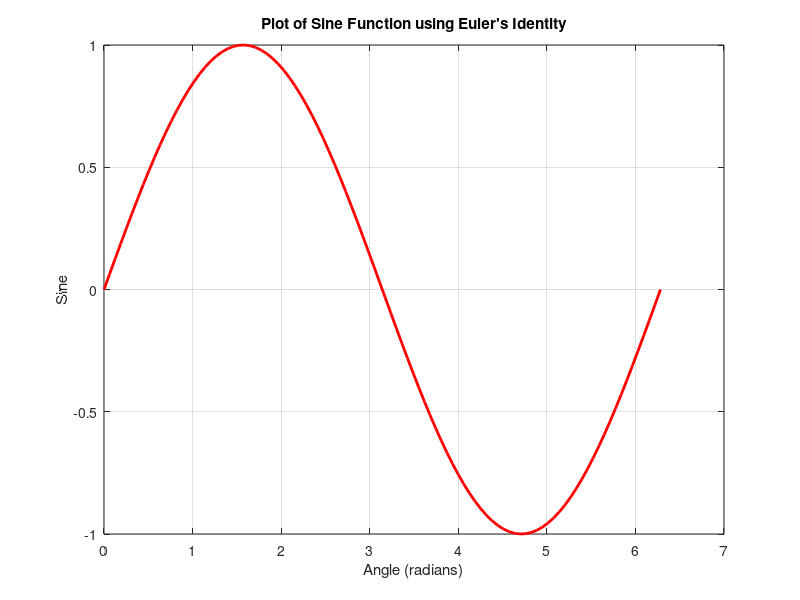

The MATLAB script that drew this image:
% Define the range of angles (in radians) for which you want to plot sine
theta = linspace(0, 2*pi, 100); % for example, you can adjust the range and number of points as needed

% Initialize an array to store the sine values
sin_values = zeros(size(theta));

% Calculate sine using Euler's identity for each angle
for i = 1:length(theta)
    sin_values(i) = imag(exp(1i * theta(i)));
end

% Plot the sine function
plot(theta, sin_values, 'r', 'LineWidth', 2);
xlabel('Angle (radians)');
ylabel('Sine');
title('Plot of Sine Function using Euler''s Identity');
grid on;
